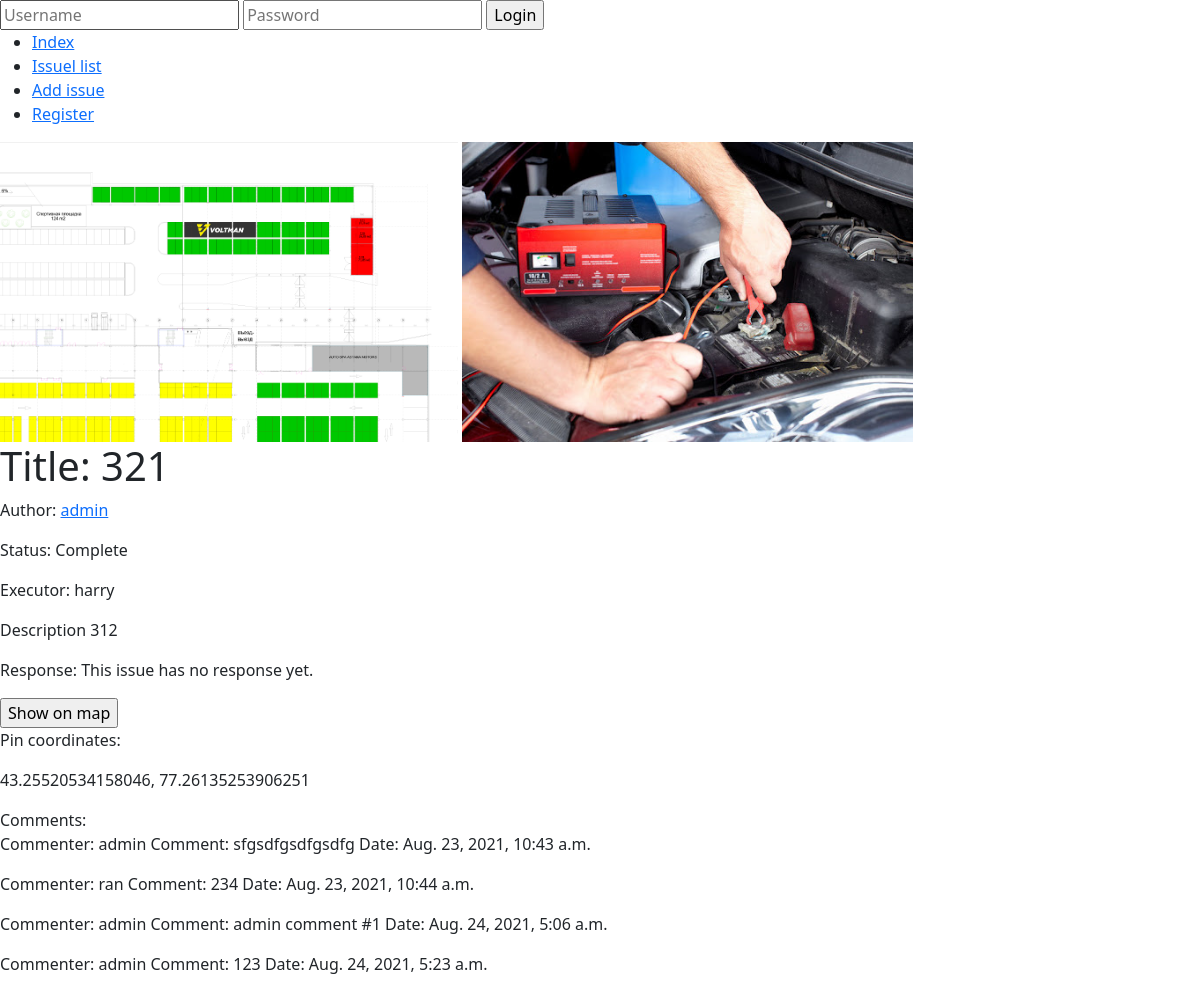
/issue_page/14, run on an earlier commit of the app's database.
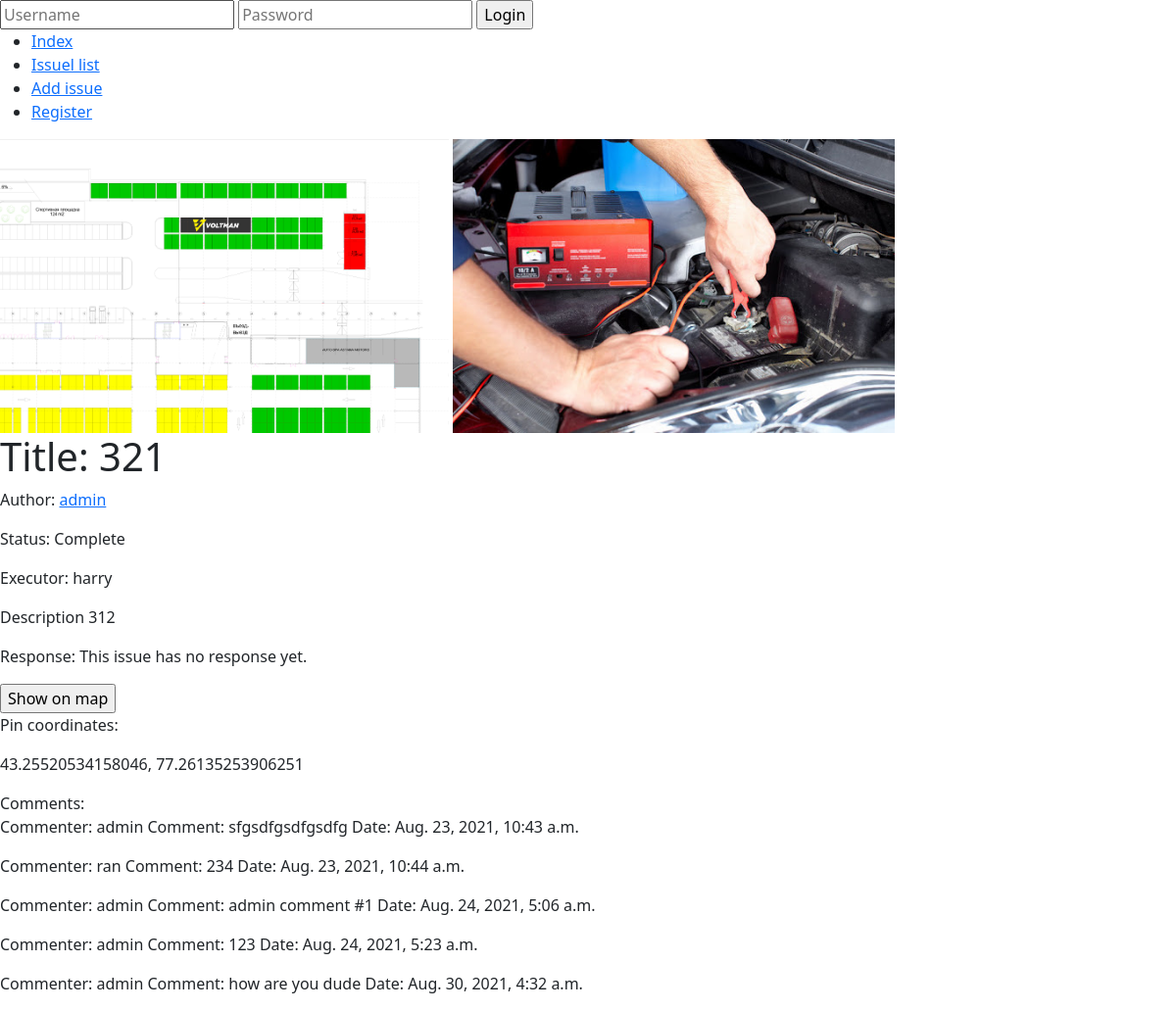
And on a later commit of the database.
### fix/models.py (models this page shows, shortened)
class Issue(models.Model):
    author = models.ForeignKey(User, on_delete=models.RESTRICT, related_name="applications")
    executor = models.ForeignKey(User, on_delete=models.RESTRICT, related_name="jobs", blank=True, null=True)
    title = models.CharField(max_length=128)
    description = models.CharField(max_length=1024)
    response = models.CharField(max_length=1024, blank=True, null=True)
    date_created = models.DateTimeField(auto_now_add=True)
    status = models.CharField(max_length=1, choices=STATUS)
    image_before = models.ImageField(upload_to="images")
    image_after = models.ImageField(upload_to="images", blank=True, null=True)
    latitude = models.FloatField()
    longitude = models.FloatField()

class User(AbstractUser):
    profile_image = models.ImageField(upload_to="profile_images", blank=True, null=True)
    rank = models.CharField(max_length=1, choices=RANKS)
    role = models.CharField(max_length=1, choices=ROLE)
    phone = models.CharField(max_length=11, blank=True)

class Chat(models.Model):
    commenter = models.ForeignKey(User, on_delete=models.CASCADE, related_name="comments")
    issue = models.ForeignKey(Issue, on_delete=models.CASCADE, related_name="conversation")
    date = models.DateTimeField(auto_now_add=True)
    comment = models.CharField(max_length=512)

### fix/views.py (the view)
# urls.py: path('issue_page/<int:issue_id>', views.issue_page, name="issue_page"),
def issue_page(request, issue_id):
    issue_data = Issue.objects.get(pk=issue_id)
    comments = issue_data.conversation.all()
    return render(request, "fix/issue_page.html", {
        "issue_data": issue_data,
        "comments": comments,
        "statuses": STATUS,
        "form": IssueUpdateForm(),
    })

### fix/views.py (shortened to what this page needs)
class IssueUpdateForm(forms.ModelForm):
    class Meta:
        model = Issue
        fields = ('status', 'response', 'image_after')

### fix/templates/fix/issue_page.html (shortened to what this page needs)
{% extends 'fix/layout.html' %}
{% load static %}
{% block body %}
    <img src="{{ issue_data.image_before.url }}" alt="image" style="max-height:300px">
    {% if issue_data.image_after %}
        <img src="{{ issue_data.image_after.url }}" alt="image" style="max-height:300px">
    {% endif %}
    <h1>Title: {{ issue_data.title }}</h1>
    <p>Author: <a href="{% url 'user_page' issue_data.author.id %}">{{ issue_data.author }}</a></p>
    <p>Status: {{ issue_data.get_status_display }}</p>
    <p>Executor: {% if issue_data.executor %}{{ issue_data.executor }}{% else %}This issue has no executor yet.{% endif %}</p>
    <p id="issue_description">Description {{ issue_data.description }}</p>
    <p id="issue_response">Response: {% if issue_data.response %} {{ issue_data.response }} {% else %} This issue has no response yet. {% endif %}</p>
    <input id="create" type="button" value="Show on map">
    <p>Pin coordinates: <div id="location">{{ issue_data.latitude }}, {{ issue_data.longitude }}</div></p>
    <div>Comments:
        <div>
            {% for i in comments %}
                <p>
                    Commenter: {{ i.commenter }}
                    Comment: {{ i.comment}}
                    Date: {{ i.date }}
                </p>
            {% endfor %}
        </div>
    </div>
{% endblock %}

### fix/templates/fix/layout.html (shortened to what this page needs)
{% load static %}
<!DOCTYPE html>
<html lang="en">
    <head>
        <link rel="stylesheet" href="{% static 'fix/bootstrap.min.css' %}">
    </head>
    <body>
        <header>
            {% if user.is_authenticated %}
                <a href="{% url 'user_page' user.id %}">{{ user }}</a>
                <a href="{% url 'logout' %}">Logout</a>
            {% else %}
                {% if request.path != '/login' %}
                    <form action="{% url 'login' %}" method="post">
                        <input type="text" name="username" placeholder="Username">
                        <input type="password" name="password" placeholder="Password">
                        <input type="submit" value="Login">
                    </form>
                {% endif %}
            {% endif %}
            <div>
                <ul>
                    <li><a href="{% url 'index' %}">Index</a></li>
                    <li><a href="{% url 'issues_list' %}">Issuel list</a></li>
                    <li><a href="{% url 'add_issue' %}">Add issue</a></li>
                    {% if user.is_authenticated == False %}
                        <li><a href="{% url 'register' %}">Register</a></li>
                    {% endif %}
                </ul>
            </div>
        </header>
        {% block body %}
        {% endblock %}
    </body>
</html>

What changed in the data, as far as the page shows it:
added Chat: commenter "admin", comment "how are you dude", date "Aug. 30, 2021, 4:32 a.m."
